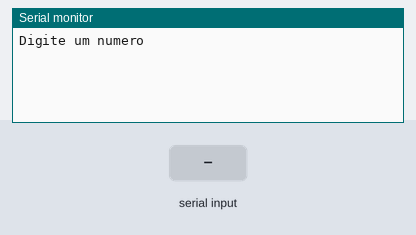
A sketch run on a simulated Arduino Uno, built with avr-gcc and run on an emulated ATmega328P. Shown: the last lines printed to the serial monitor. The test bench sets the inputs (shaded band).

Above: at 1.2 s.
1.3 s: "90,45\n" received over Serial
At 2.1 s:
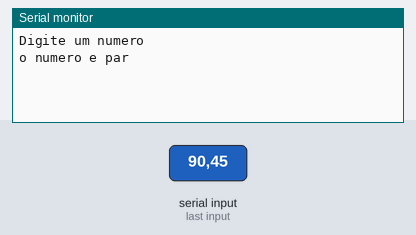
At 2.8 s:
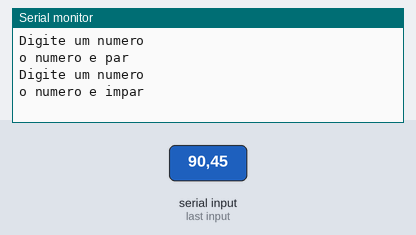

Measured:
- after the input at 1.3 s, the serial monitor: prints a new line at once (image 1)

The sketch:

exerc_cio_if_simples_e_composto_051.ino
```cpp
// C++ code
//
int numero = 0;

void setup()
{ Serial.begin(9600);
}

void loop()
{
    Serial.println("Digite um numero");
    while (!Serial.available());
    numero = Serial.parseFloat();

  if ( numero % 2==0){
    Serial.println("o numero e par");
    Serial.println();
  }
    else {
   Serial.println("o numero e impar");
      Serial.println();
    }


  delay(1000);}
```
